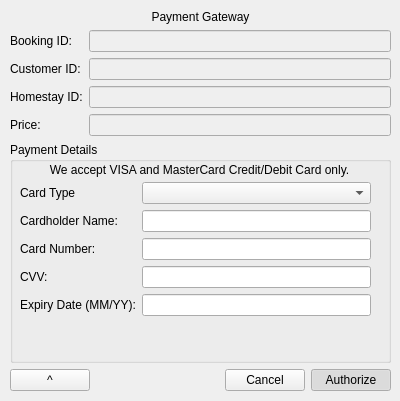
<?xml version="1.0" encoding="UTF-8"?>
<ui version="4.0">
 <class>PaymentGateway</class>
 <widget class="QWidget" name="PaymentGateway">
  <property name="geometry">
   <rect>
    <x>0</x>
    <y>0</y>
    <width>400</width>
    <height>401</height>
   </rect>
  </property>
  <property name="sizePolicy">
   <sizepolicy hsizetype="Fixed" vsizetype="Fixed">
    <horstretch>0</horstretch>
    <verstretch>0</verstretch>
   </sizepolicy>
  </property>
  <property name="windowTitle">
   <string>Form</string>
  </property>
  <widget class="QWidget" name="verticalLayoutWidget">
   <property name="geometry">
    <rect>
     <x>10</x>
     <y>10</y>
     <width>381</width>
     <height>381</height>
    </rect>
   </property>
   <layout class="QVBoxLayout" name="verticalLayout">
    <item>
     <widget class="QLabel" name="label">
      <property name="text">
       <string>Payment Gateway</string>
      </property>
      <property name="alignment">
       <set>Qt::AlignCenter</set>
      </property>
     </widget>
    </item>
    <item>
     <layout class="QFormLayout" name="formLayout">
      <item row="0" column="0">
       <widget class="QLabel" name="label_3">
        <property name="text">
         <string>Booking ID:</string>
        </property>
       </widget>
      </item>
      <item row="1" column="0">
       <widget class="QLabel" name="label_4">
        <property name="text">
         <string>Customer ID:</string>
        </property>
       </widget>
      </item>
      <item row="2" column="0">
       <widget class="QLabel" name="label_5">
        <property name="text">
         <string>Homestay ID:</string>
        </property>
       </widget>
      </item>
      <item row="3" column="0">
       <widget class="QLabel" name="label_6">
        <property name="text">
         <string>Price:</string>
        </property>
       </widget>
      </item>
      <item row="0" column="1">
       <widget class="QLineEdit" name="lineEditBookID">
        <property name="enabled">
         <bool>false</bool>
        </property>
       </widget>
      </item>
      <item row="1" column="1">
       <widget class="QLineEdit" name="lineEditUserID">
        <property name="enabled">
         <bool>false</bool>
        </property>
       </widget>
      </item>
      <item row="2" column="1">
       <widget class="QLineEdit" name="lineEditHomeID">
        <property name="enabled">
         <bool>false</bool>
        </property>
       </widget>
      </item>
      <item row="3" column="1">
       <widget class="QLineEdit" name="lineEditPrice">
        <property name="enabled">
         <bool>false</bool>
        </property>
       </widget>
      </item>
     </layout>
    </item>
    <item>
     <widget class="QGroupBox" name="groupBox">
      <property name="sizePolicy">
       <sizepolicy hsizetype="Preferred" vsizetype="MinimumExpanding">
        <horstretch>0</horstretch>
        <verstretch>0</verstretch>
       </sizepolicy>
      </property>
      <property name="title">
       <string>Payment Details</string>
      </property>
      <widget class="QWidget" name="formLayoutWidget_2">
       <property name="geometry">
        <rect>
         <x>10</x>
         <y>40</y>
         <width>351</width>
         <height>152</height>
        </rect>
       </property>
       <layout class="QFormLayout" name="formLayout_2">
        <item row="4" column="0">
         <widget class="QLabel" name="label_7">
          <property name="text">
           <string>Expiry Date (MM/YY):</string>
          </property>
         </widget>
        </item>
        <item row="3" column="0">
         <widget class="QLabel" name="label_8">
          <property name="text">
           <string>CVV:</string>
          </property>
         </widget>
        </item>
        <item row="2" column="0">
         <widget class="QLabel" name="label_9">
          <property name="text">
           <string>Card Number:</string>
          </property>
         </widget>
        </item>
        <item row="1" column="0">
         <widget class="QLabel" name="label_10">
          <property name="text">
           <string>Cardholder Name:</string>
          </property>
         </widget>
        </item>
        <item row="1" column="1">
         <widget class="QLineEdit" name="lineEditName"/>
        </item>
        <item row="2" column="1">
         <widget class="QLineEdit" name="lineEditCard"/>
        </item>
        <item row="3" column="1">
         <widget class="QLineEdit" name="lineEditCVV"/>
        </item>
        <item row="4" column="1">
         <widget class="QLineEdit" name="lineEditDate"/>
        </item>
        <item row="0" column="0">
         <widget class="QLabel" name="label_11">
          <property name="text">
           <string>Card Type</string>
          </property>
         </widget>
        </item>
        <item row="0" column="1">
         <widget class="QComboBox" name="comboBoxType"/>
        </item>
       </layout>
      </widget>
      <widget class="QLabel" name="label_2">
       <property name="geometry">
        <rect>
         <x>0</x>
         <y>20</y>
         <width>379</width>
         <height>16</height>
        </rect>
       </property>
       <property name="text">
        <string>We accept VISA and MasterCard Credit/Debit Card only.</string>
       </property>
       <property name="alignment">
        <set>Qt::AlignCenter</set>
       </property>
      </widget>
     </widget>
    </item>
    <item>
     <layout class="QHBoxLayout" name="horizontalLayout">
      <item>
       <widget class="QPushButton" name="buttonHome">
        <property name="text">
         <string>^</string>
        </property>
       </widget>
      </item>
      <item>
       <spacer name="horizontalSpacer">
        <property name="orientation">
         <enum>Qt::Horizontal</enum>
        </property>
        <property name="sizeHint" stdset="0">
         <size>
          <width>40</width>
          <height>20</height>
         </size>
        </property>
       </spacer>
      </item>
      <item>
       <widget class="QPushButton" name="buttonCancel">
        <property name="text">
         <string>Cancel</string>
        </property>
       </widget>
      </item>
      <item>
       <widget class="QPushButton" name="buttonAutho">
        <property name="text">
         <string>Authorize</string>
        </property>
        <property name="checkable">
         <bool>true</bool>
        </property>
        <property name="checked">
         <bool>true</bool>
        </property>
       </widget>
      </item>
     </layout>
    </item>
   </layout>
  </widget>
 </widget>
 <resources/>
 <connections/>
</ui>
